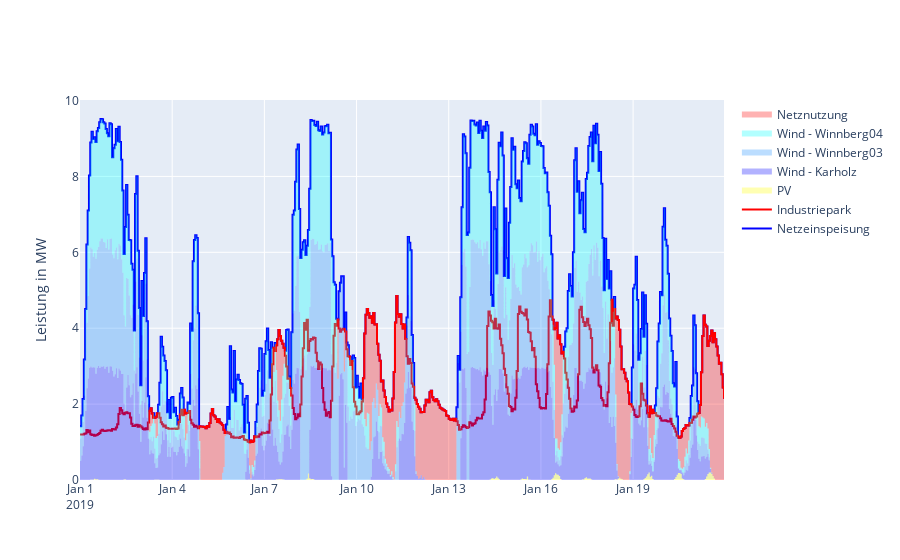

Notebook source saved alongside this figure:
### Code cell
fig = go.Figure()
n=24*21
m=24*0
x = df_ts[df_ts.columns[0]][m:m+n]
#df_total= df.sum(axis=1)/1e3                   # for feedin
#df_ts[df_ts.columns[1:]] = df_ts[df_ts.columns[1:]]/1e3
df_ts_scope = df_ts[:n]

#df_ts_scope= df_ts_scope[df_ts_scope.columns[1:]]/1e3

fig.add_trace(go.Scatter(
    x=x,
    y=df_total,
    name='Netzeinspeisung',
    line=go.scatter.Line(shape='hv',color='blue')))

fig.add_trace(go.Scatter(
    x=x,
    y=-df_ts_scope[df_ts_scope.columns[8]],
    name='Industriepark',
    line=go.scatter.Line(shape='hv', color= 'red')))


#stackgroup
fig.add_trace(go.Scatter(
    x=x,
    y=df_ts_scope[df_ts_scope.columns[2]],
    name='PV',
    stackgroup='one',
    mode='none',
    fillcolor='rgba(255,255,0,0.3)',
    line=go.scatter.Line(shape='hv')))


fig.add_trace(go.Scatter(
    x=x,
    y=df_ts_scope[df_ts_scope.columns[3]], ### multiplied with conversion factor from transformer
    name='Wind - Karholz',
    stackgroup='one',
    mode='none',
    fillcolor='rgba(0,0,255,0.3)',
    line=go.scatter.Line(shape='hv')))

fig.add_trace(go.Scatter(
    x=x,
    y=df_ts_scope[df_ts_scope.columns[4]], ### multiplied with conversion factor from transformer
    name='Wind - Winnberg03',
    stackgroup='one',
    mode='none',
    fillcolor='rgba(30,144,255,0.3)',
    line=go.scatter.Line(shape='hv')))

fig.add_trace(go.Scatter(
    x=x,
    y=df_ts_scope[df_ts_scope.columns[5]], ### multiplied with conversion factor from transformer
    name='Wind - Winnberg04',
    stackgroup='one',
    mode='none',
    fillcolor='rgba(0,255,255,0.3)',
    line=go.scatter.Line(shape='hv')))

fig.add_trace(go.Scatter(
    x=x,
    y=df_ts_scope[df_ts_scope.columns[1]], ### multiplied with conversion factor from transformer
    name='Netznutzung',
    stackgroup='one',
    mode='none',
    fillcolor='rgba(255,0,0,0.3)',
    line=go.scatter.Line(shape='hv')))

fig.update_layout(yaxis_title='Leistung in MW')

fig.show()

### Figure 1 — Plotly figure (JSON) as saved in the notebook; plotly's stock layout.template omitted (floating-point values rounded to 4 significant figures; data arrays with more than 128 entries replaced by an {"elided": "..."} marker saying what was removed)
{"data": [{"line": {"color": "blue", "shape": "hv"}, "name": "Netzeinspeisung", "type": "scatter", "x": {"elided": "504 str values"}, "y": {"elided": "8760 float values"}}, {"line": {"color": "red", "shape": "hv"}, "name": "Industriepark", "type": "scatter", "x": {"elided": "504 str values"}, "y": {"elided": "504 float values"}}, {"fillcolor": "rgba(255,255,0,0.3)", "line": {"shape": "hv"}, "mode": "none", "name": "PV", "stackgroup": "one", "type": "scatter", "x": {"elided": "504 str values"}, "y": {"elided": "504 float values"}}, {"fillcolor": "rgba(0,0,255,0.3)", "line": {"shape": "hv"}, "mode": "none", "name": "Wind - Karholz", "stackgroup": "one", "type": "scatter", "x": {"elided": "504 str values"}, "y": {"elided": "504 float values"}}, {"fillcolor": "rgba(30,144,255,0.3)", "line": {"shape": "hv"}, "mode": "none", "name": "Wind - Winnberg03", "stackgroup": "one", "type": "scatter", "x": {"elided": "504 str values"}, "y": {"elided": "504 float values"}}, {"fillcolor": "rgba(0,255,255,0.3)", "line": {"shape": "hv"}, "mode": "none", "name": "Wind - Winnberg04", "stackgroup": "one", "type": "scatter", "x": {"elided": "504 str values"}, "y": {"elided": "504 float values"}}, {"fillcolor": "rgba(255,0,0,0.3)", "line": {"shape": "hv"}, "mode": "none", "name": "Netznutzung", "stackgroup": "one", "type": "scatter", "x": {"elided": "504 str values"}, "y": {"elided": "504 float values"}}], "layout": {"yaxis": {"title": {"text": "Leistung in MW"}}}}
